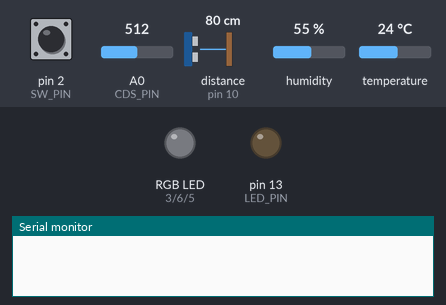
This sketch was run on a simulated Arduino Uno, built with avr-gcc and run on an emulated ATmega328P. On the bench: an RGB LED mixed from three pins (HIGH = lit), output pins drawn as LEDs (lit = HIGH), the last lines printed to the serial monitor. The test bench sets the inputs (shaded band); at power-on: pin 2 (SW_PIN) HIGH, distance to the obstacle (sensor on pin 10) 80 cm, A0 (CDS_PIN) = 512, humidity 55 %, temperature 24 °C. The echo pulse lasts 58.3 µs per cm; dim RGB values are drawn brighter than linear; random numbers use the default seed unless the sketch sets one; pins used as bus, display or sensor lines are not drawn.

Above: at 1.2 s.
1.3 s: pin 2 (SW_PIN) pulled LOW for 0.15 s
At 2.4 s:
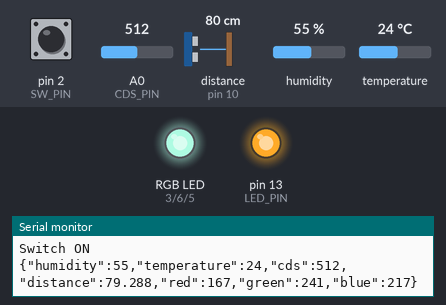
4.4 s: distance to the obstacle (sensor on pin 10) set to 299 cm
7.4 s: pin 2 (SW_PIN) pulled LOW for 1 s
At 7.9 s:
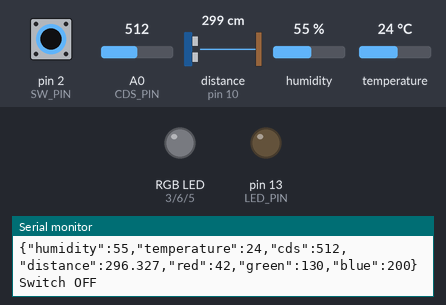
9.9 s: pin 2 (SW_PIN) pulled LOW for 0.15 s
At 10.3 s:
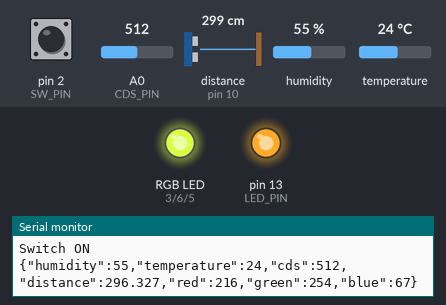
13.0 s: pin 2 (SW_PIN) pulled LOW for 3.2 s
17.7 s: pin 2 (SW_PIN) pulled LOW for 0.15 s
At 18.6 s:
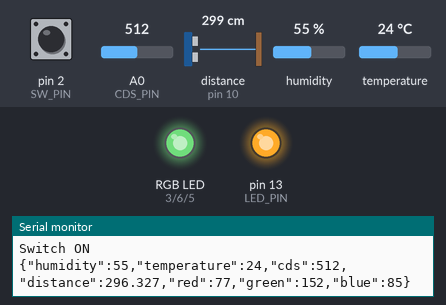
Timing chart, 0 to 24.3 s (numbered marks = the images above; inputs shaded):
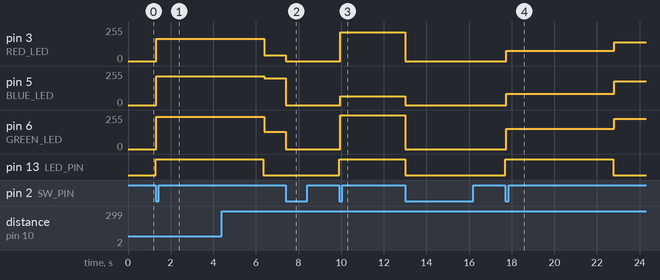

The sketch:

client.ino
```cpp
#include "DHT.h"
#include <ArduinoJson.h>

#define SW_PIN    2
#define LED_PIN   13
#define RED_LED   3
#define GREEN_LED 6
#define BLUE_LED  5
#define DHT_PIN   8
#define ECHO_PIN  10
#define TRIG_PIN  11

#define CDS_PIN   A0

StaticJsonDocument<256> doc;
StaticJsonDocument<100> pDoc;
DHT dht(DHT_PIN, DHT11);  // Adafruit sensor library
void readDHT11(), doParseJson();
float ultraSonic();
int oldKey = 0, newKey = 0;
int switchOn = 0;

void setup() {
  Serial.begin(115200);

  pinMode(SW_PIN, INPUT);
  pinMode(LED_PIN, OUTPUT);
  pinMode(TRIG_PIN, OUTPUT);
  pinMode(ECHO_PIN, INPUT);
  pinMode(CDS_PIN, INPUT);
  pinMode(RED_LED, OUTPUT);
  pinMode(GREEN_LED, OUTPUT);
  pinMode(BLUE_LED, OUTPUT);
  dht.begin();
}

void loop()
{
  if (switchOn) {
    digitalWrite(LED_PIN, digitalRead(LED_PIN)^1);
    readDHT11();
    doc["cds"] = analogRead(CDS_PIN);
    doc["distance"] = ultraSonic();

    int red = random(256);
    int green = random(256);
    int blue = random(256);
    analogWrite(RED_LED, red);
    analogWrite(GREEN_LED, green);
    analogWrite(BLUE_LED, blue);

    doc["red"] = red;
    doc["green"] = green;
    doc["blue"] = blue;

    serializeJson(doc, Serial);
    //serializeJsonPretty(doc, Serial);
    Serial.println();

    doParseJson();
  } else {
    digitalWrite(LED_PIN, LOW);
    analogWrite(RED_LED, 0);
    analogWrite(GREEN_LED, 0);
    analogWrite(BLUE_LED, 0);
  }

  for (int i = 0; i < 500; i++) {
    // Edge Switching
    newKey = digitalRead(SW_PIN);
    if(oldKey != newKey){
      oldKey = newKey;
      if(newKey == LOW){ // 하강엣지
        if (switchOn)
          Serial.println("Switch OFF");
        else
          Serial.println("Switch ON");
        switchOn ^= 1;
        break;
      } else { // 상승엣지
        // digitalWrite(ledRED, LOW);
        // Serial.println("Switch is unpressed.");
      }
    }
    delay(10);
  }
}

void readDHT11() {
  float humidity = dht.readHumidity();
  float temperature = dht.readTemperature();
  doc["humidity"] = humidity;
  doc["temperature"] = temperature;
  /* char dhtBuf[30], humidBuf[10], tempBuf[10];
  dtostrf(humidity, 5, 1, humidBuf);
  dtostrf(temperature, 5, 1, tempBuf);
  sprintf(dhtBuf, "%s, %s\t", humidBuf,  tempBuf);
  Serial.print(dhtBuf); */
}

float ultraSonic() {
  digitalWrite(TRIG_PIN, HIGH);
  delayMicroseconds(10);
  digitalWrite(TRIG_PIN, LOW);

  unsigned long duration = pulseIn(ECHO_PIN, HIGH);
  float distance = ((float)(340 * duration) / 10000) / 2;
  //return (float)pulseIn(ECHO_PIN, HIGH) / 58;
  return distance;
}

void doParseJson() {
  char json[] = "{\"sensor\":\"gps\",\"time\":1351824120,\"data\":[48.756080,2.302038]}";
  // Deserialize the JSON document
  DeserializationError error = deserializeJson(pDoc, json);

  // Test if parsing succeeds.
  if (error) {
    Serial.print(F("deserializeJson() failed: "));
    Serial.println(error.c_str());
    return;
  }

  // Fetch values.
  const char* sensor = pDoc["sensor"];
  long time = pDoc["time"];
  double latitude = pDoc["data"][0];
  double longitude = pDoc["data"][1];

  // Print values.
  /*Serial.println(sensor);
  Serial.println(time);
  Serial.println(latitude, 6);
  Serial.println(longitude, 6);*/
}
```

Measured:
- after the input at 1.3 s, pin 3 (RED_LED): 0/255 → 167/255 at once; pin 5 (BLUE_LED): 0/255 → 217/255 at once; pin 6 (GREEN_LED): 0/255 → 241/255 at once; pin 13 (LED_PIN): LOW → HIGH at once
- after the input at 7.4 s, pin 3 (RED_LED): 42/255 → 0/255 at once; pin 5 (BLUE_LED): 200/255 → 0/255 at once; pin 6 (GREEN_LED): 130/255 → 0/255 at once
- after the input at 9.9 s, pin 3 (RED_LED): 0/255 → 216/255 after 0.05 s; pin 5 (BLUE_LED): 0/255 → 67/255 after 0.05 s; pin 6 (GREEN_LED): 0/255 → 254/255 after 0.05 s; pin 13 (LED_PIN): LOW → HIGH at once
- after the input at 17.7 s, pin 3 (RED_LED): 0/255 → 77/255 after 0.05 s, → 140/255 5.1 s later; pin 5 (BLUE_LED): 0/255 → 85/255 after 0.05 s, → 179/255 5.1 s later; pin 6 (GREEN_LED): 0/255 → 152/255 after 0.05 s, → 226/255 5.1 s later; pin 13 (LED_PIN): LOW → HIGH at once, → LOW 5.1 s later
